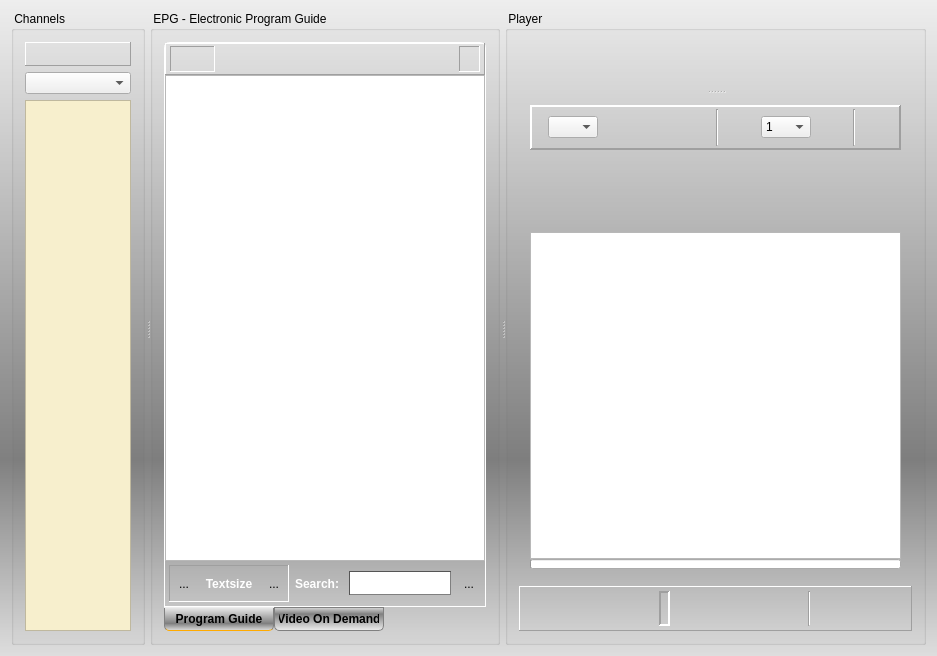
<?xml version="1.0" encoding="UTF-8"?>
<ui version="4.0">
 <class>Recorder</class>
 <widget class="QDialog" name="Recorder">
  <property name="geometry">
   <rect>
    <x>0</x>
    <y>0</y>
    <width>937</width>
    <height>656</height>
   </rect>
  </property>
  <property name="windowIcon">
   <iconset resource="../vlc-record.qrc">
    <normaloff>:/app/kartina</normaloff>:/app/kartina</iconset>
  </property>
  <property name="styleSheet">
   <string notr="true">QDialog#Recorder {
background-color: qlineargradient(spread:pad, x1:0, y1:0, x2:0, y2:1, stop:0 #eee, stop:0.7 grey, stop:1 #dedede);
}</string>
  </property>
  <property name="locale">
   <locale language="English" country="UnitedStates"/>
  </property>
  <layout class="QVBoxLayout" name="verticalLayout_3" stretch="0">
   <item>
    <widget class="QSplitter" name="vSplitterChanEpgPlay">
     <property name="styleSheet">
      <string notr="true">QSplitter#vSplitterChanEpgPlay::handle {
     image: url(:/png/v_split);
 }

 QSplitter#vSplitterChanEpgPlay::handle:horizontal {
     width: 5px;
 }

 QSplitter#vSplitterChanEpgPlay::handle:vertical {
     height: 5px;
 }

 QSplitter#vSplitterChanEpgPlay::handle:hover {
    image: url(:/png/v_split_hover);
 }

 QSplitter#vSplitterChanEpgPlay::handle:pressed {
    image: url(:/png/v_split_pressed);
 }
</string>
     </property>
     <property name="orientation">
      <enum>Qt::Horizontal</enum>
     </property>
     <widget class="QSplitter" name="vSplitterChanEpg">
      <property name="styleSheet">
       <string notr="true">QSplitter#vSplitterChanEpg::handle {
     image: url(:/png/v_split);
 }

 QSplitter#vSplitterChanEpg::handle:horizontal {
     width: 5px;
 }

 QSplitter#vSplitterChanEpg::handle:vertical {
     height: 5px;
 }

 QSplitter#vSplitterChanEpg::handle:hover {
    image: url(:/png/v_split_hover);
 }

 QSplitter#vSplitterChanEpg::handle:pressed {
    image: url(:/png/v_split_pressed);
 }
</string>
      </property>
      <property name="orientation">
       <enum>Qt::Horizontal</enum>
      </property>
      <widget class="QGroupBox" name="groupChannels">
       <property name="title">
        <string> Channels </string>
       </property>
       <layout class="QVBoxLayout" name="verticalLayout">
        <item>
         <widget class="QFrame" name="hFrameFav">
          <property name="contextMenuPolicy">
           <enum>Qt::DefaultContextMenu</enum>
          </property>
          <property name="styleSheet">
           <string notr="true">QFrame#hFrameFav {
background-color: qlineargradient(spread:pad, x1:0, y1:0, x2:0, y2:1, stop:0 #eee, 	stop:0.7 grey, stop:1 #dedede);
};</string>
          </property>
          <property name="frameShape">
           <enum>QFrame::Panel</enum>
          </property>
          <property name="frameShadow">
           <enum>QFrame::Raised</enum>
          </property>
          <layout class="QHBoxLayout" name="hLayoutFavFrame">
           <property name="spacing">
            <number>0</number>
           </property>
           <item>
            <spacer name="hSpacerLeft">
             <property name="orientation">
              <enum>Qt::Horizontal</enum>
             </property>
             <property name="sizeHint" stdset="0">
              <size>
               <width>40</width>
               <height>0</height>
              </size>
             </property>
            </spacer>
           </item>
           <item>
            <layout class="QGridLayout" name="gLayoutFav">
             <property name="spacing">
              <number>4</number>
             </property>
            </layout>
           </item>
           <item>
            <spacer name="hlSpacerRight">
             <property name="orientation">
              <enum>Qt::Horizontal</enum>
             </property>
             <property name="sizeHint" stdset="0">
              <size>
               <width>40</width>
               <height>0</height>
              </size>
             </property>
            </spacer>
           </item>
          </layout>
         </widget>
        </item>
        <item>
         <widget class="QComboBox" name="cbxChannelGroup">
          <property name="whatsThis">
           <string>Channel Group</string>
          </property>
         </widget>
        </item>
        <item>
         <widget class="QListView" name="channelList">
          <property name="contextMenuPolicy">
           <enum>Qt::CustomContextMenu</enum>
          </property>
          <property name="toolTip">
           <string/>
          </property>
          <property name="whatsThis">
           <string>Channel List</string>
          </property>
          <property name="styleSheet">
           <string notr="true">QListView#channelList {
show-decoration-selected: 1;
background-color: rgb(247, 239, 205);
}

QListView#channelList::item:selected {
background-color: rgb(255, 167, 26);
alternate-background-color: rgb(255, 167, 26);
}

QListView#channelList::item:hover {
background-color: rgb(255, 110, 14);
}
</string>
          </property>
          <property name="editTriggers">
           <set>QAbstractItemView::NoEditTriggers</set>
          </property>
          <property name="alternatingRowColors">
           <bool>true</bool>
          </property>
          <property name="iconSize">
           <size>
            <width>24</width>
            <height>24</height>
           </size>
          </property>
         </widget>
        </item>
       </layout>
      </widget>
      <widget class="QGroupBox" name="groupEPG">
       <property name="title">
        <string> EPG - Electronic Program Guide </string>
       </property>
       <layout class="QVBoxLayout" name="verticalLayout_4">
        <item>
         <widget class="QTabWidget" name="tabEpgVod">
          <property name="styleSheet">
           <string notr="true">QWidget#tabEpgVod {
  background-color: transparent;
}

QTabWidget::pane {
  border: 1px solid white;
  border-top-left-radius: 6px;
  border-top-right-radius: 6px;
}

QTabBar::tab {
  background-color: qlineargradient(spread:pad, x1:1, y1:1, x2:1, y2:0, stop:0 #eee, stop:0.7 grey, stop:1 #dedede);
  border: 1px solid gray;
  border-bottom-left-radius: 5px;
  border-bottom-right-radius: 5px;
  min-width: 100px;
  padding: 4px;
  font: bold;
}

QTabBar::tab:selected {
  background-color: qlineargradient(spread:pad, x1:0, y1:0, x2:0, y2:1, stop:0 #eee, stop:0.7 grey, stop:1 #dedede);
  border-top-color: #eee;
  border-bottom-color: #fa0;
}

QTabBar::tab:hover {
  border-top-color: #eee;
}
</string>
          </property>
          <property name="tabPosition">
           <enum>QTabWidget::South</enum>
          </property>
          <property name="currentIndex">
           <number>0</number>
          </property>
          <widget class="QWidget" name="epgTab">
           <property name="styleSheet">
            <string notr="true"/>
           </property>
           <attribute name="title">
            <string>Program Guide</string>
           </attribute>
           <layout class="QVBoxLayout" name="verticalLayout_6">
            <property name="spacing">
             <number>0</number>
            </property>
            <property name="margin">
             <number>0</number>
            </property>
            <item>
             <layout class="QVBoxLayout" name="verticalLayout_2">
              <property name="spacing">
               <number>0</number>
              </property>
              <item>
               <layout class="QHBoxLayout" name="hLayoutEpgNavi">
                <property name="spacing">
                 <number>0</number>
                </property>
               </layout>
              </item>
              <item>
               <widget class="QFrame" name="frameEpgCtrl">
                <property name="styleSheet">
                 <string notr="true">QFrame#frameEpgCtrl {
background-color: qlineargradient(spread:pad, x1:0, y1:0, x2:0, y2:1, stop:0 #eee, 	stop:0.7 grey, stop:1 #dedede);
};</string>
                </property>
                <property name="frameShape">
                 <enum>QFrame::Panel</enum>
                </property>
                <property name="frameShadow">
                 <enum>QFrame::Raised</enum>
                </property>
                <layout class="QHBoxLayout" name="horizontalLayout_5">
                 <property name="leftMargin">
                  <number>4</number>
                 </property>
                 <property name="topMargin">
                  <number>2</number>
                 </property>
                 <property name="rightMargin">
                  <number>4</number>
                 </property>
                 <property name="bottomMargin">
                  <number>2</number>
                 </property>
                 <item>
                  <widget class="QFrame" name="frameChan">
                   <property name="styleSheet">
                    <string notr="true"/>
                   </property>
                   <property name="frameShape">
                    <enum>QFrame::Panel</enum>
                   </property>
                   <property name="frameShadow">
                    <enum>QFrame::Sunken</enum>
                   </property>
                   <layout class="QHBoxLayout" name="horizontalLayout_3">
                    <property name="spacing">
                     <number>4</number>
                    </property>
                    <property name="leftMargin">
                     <number>4</number>
                    </property>
                    <property name="topMargin">
                     <number>0</number>
                    </property>
                    <property name="rightMargin">
                     <number>4</number>
                    </property>
                    <property name="bottomMargin">
                     <number>0</number>
                    </property>
                    <item>
                     <widget class="QLabel" name="labChanIcon">
                      <property name="minimumSize">
                       <size>
                        <width>24</width>
                        <height>24</height>
                       </size>
                      </property>
                      <property name="text">
                       <string/>
                      </property>
                     </widget>
                    </item>
                    <item>
                     <widget class="QLabel" name="labChanName">
                      <property name="styleSheet">
                       <string notr="true">QLabel#labChanName {
font-weight: bold;
color: white;
}</string>
                      </property>
                      <property name="text">
                       <string/>
                      </property>
                     </widget>
                    </item>
                   </layout>
                  </widget>
                 </item>
                 <item>
                  <spacer name="horizontalSpacer_2">
                   <property name="orientation">
                    <enum>Qt::Horizontal</enum>
                   </property>
                   <property name="sizeHint" stdset="0">
                    <size>
                     <width>40</width>
                     <height>20</height>
                    </size>
                   </property>
                  </spacer>
                 </item>
                 <item>
                  <widget class="QFrame" name="frameNavi">
                   <property name="frameShape">
                    <enum>QFrame::Panel</enum>
                   </property>
                   <property name="frameShadow">
                    <enum>QFrame::Sunken</enum>
                   </property>
                   <layout class="QHBoxLayout" name="horizontalLayout_4">
                    <property name="leftMargin">
                     <number>6</number>
                    </property>
                    <property name="topMargin">
                     <number>0</number>
                    </property>
                    <property name="rightMargin">
                     <number>6</number>
                    </property>
                    <property name="bottomMargin">
                     <number>0</number>
                    </property>
                    <item>
                     <widget class="QLabel" name="labCurrDay">
                      <property name="styleSheet">
                       <string notr="true">QLabel#labCurrDay {
font-weight: bold;
color: white;
}</string>
                      </property>
                      <property name="text">
                       <string/>
                      </property>
                     </widget>
                    </item>
                   </layout>
                  </widget>
                 </item>
                </layout>
               </widget>
              </item>
              <item>
               <widget class="CEpgBrowser" name="textEpg">
                <property name="styleSheet">
                 <string notr="true"/>
                </property>
                <property name="locale">
                 <locale language="English" country="UnitedStates"/>
                </property>
                <property name="frameShadow">
                 <enum>QFrame::Sunken</enum>
                </property>
                <property name="lineWidth">
                 <number>1</number>
                </property>
                <property name="openLinks">
                 <bool>false</bool>
                </property>
               </widget>
              </item>
              <item>
               <widget class="QFrame" name="frameSearch">
                <property name="minimumSize">
                 <size>
                  <width>0</width>
                  <height>45</height>
                 </size>
                </property>
                <property name="styleSheet">
                 <string notr="true">QFrame#frameSearch {
background-color: qlineargradient(spread:pad, x1:0, y1:0, x2:0, y2:1, stop:0 #ccc, 	stop:0.7 #555, stop:1 #bbb);
border-left: 1px solid #eee;
border-right: 1px solid #666;
border-bottom: 1px solid #666;
border-top: 0px;
};</string>
                </property>
                <property name="frameShape">
                 <enum>QFrame::NoFrame</enum>
                </property>
                <property name="frameShadow">
                 <enum>QFrame::Raised</enum>
                </property>
                <property name="lineWidth">
                 <number>1</number>
                </property>
                <layout class="QHBoxLayout" name="horizontalLayout_8">
                 <property name="margin">
                  <number>4</number>
                 </property>
                 <item>
                  <widget class="QFrame" name="frTextsize">
                   <property name="minimumSize">
                    <size>
                     <width>120</width>
                     <height>0</height>
                    </size>
                   </property>
                   <property name="frameShape">
                    <enum>QFrame::Panel</enum>
                   </property>
                   <property name="frameShadow">
                    <enum>QFrame::Sunken</enum>
                   </property>
                   <layout class="QHBoxLayout" name="horizontalLayout_9">
                    <property name="spacing">
                     <number>2</number>
                    </property>
                    <property name="margin">
                     <number>2</number>
                    </property>
                    <item>
                     <widget class="QToolButton" name="btnFontSmaller">
                      <property name="text">
                       <string>...</string>
                      </property>
                      <property name="icon">
                       <iconset resource="../vlc-record.qrc">
                        <normaloff>:/app/zoom-out</normaloff>:/app/zoom-out</iconset>
                      </property>
                      <property name="iconSize">
                       <size>
                        <width>16</width>
                        <height>16</height>
                       </size>
                      </property>
                      <property name="autoRaise">
                       <bool>true</bool>
                      </property>
                     </widget>
                    </item>
                    <item>
                     <widget class="QLabel" name="labTextSize">
                      <property name="styleSheet">
                       <string notr="true">QLabel#labTextSize {
font-weight: bold;
color: white;
}</string>
                      </property>
                      <property name="text">
                       <string>Textsize</string>
                      </property>
                      <property name="alignment">
                       <set>Qt::AlignCenter</set>
                      </property>
                     </widget>
                    </item>
                    <item>
                     <widget class="QToolButton" name="btnFontLarger">
                      <property name="text">
                       <string>...</string>
                      </property>
                      <property name="icon">
                       <iconset resource="../vlc-record.qrc">
                        <normaloff>:/app/zoom-in</normaloff>:/app/zoom-in</iconset>
                      </property>
                      <property name="iconSize">
                       <size>
                        <width>16</width>
                        <height>16</height>
                       </size>
                      </property>
                      <property name="autoRaise">
                       <bool>true</bool>
                      </property>
                     </widget>
                    </item>
                   </layout>
                  </widget>
                 </item>
                 <item>
                  <widget class="QLabel" name="labSearch">
                   <property name="styleSheet">
                    <string notr="true">QLabel#labSearch {
font-weight: bold;
color: white;
}</string>
                   </property>
                   <property name="text">
                    <string>Search: </string>
                   </property>
                  </widget>
                 </item>
                 <item>
                  <widget class="QLineEdit" name="lineSearch">
                   <property name="minimumSize">
                    <size>
                     <width>100</width>
                     <height>24</height>
                    </size>
                   </property>
                   <property name="styleSheet">
                    <string notr="true">QLineEdit#lineSearch {
  color: #800;   
  font: bold;
   background-image: url(:/app/search);
   background-repeat: no-repeat;
   background-position: LEFT;
   border: 1px inset;
   border-color: #555;
 }</string>
                   </property>
                  </widget>
                 </item>
                 <item>
                  <widget class="QToolButton" name="btnSearch">
                   <property name="text">
                    <string>...</string>
                   </property>
                   <property name="icon">
                    <iconset resource="../vlc-record.qrc">
                     <normaloff>:/app/find</normaloff>:/app/find</iconset>
                   </property>
                   <property name="iconSize">
                    <size>
                     <width>24</width>
                     <height>24</height>
                    </size>
                   </property>
                   <property name="autoRaise">
                    <bool>true</bool>
                   </property>
                  </widget>
                 </item>
                </layout>
               </widget>
              </item>
             </layout>
            </item>
           </layout>
          </widget>
          <widget class="QWidget" name="vodTab">
           <property name="styleSheet">
            <string notr="true"/>
           </property>
           <attribute name="title">
            <string>Video On Demand</string>
           </attribute>
           <layout class="QVBoxLayout" name="verticalLayout_7">
            <item>
             <layout class="QGridLayout" name="gridLayout" columnstretch="0,10,10,0">
              <item row="0" column="0">
               <widget class="QLabel" name="labGenre">
                <property name="text">
                 <string>Genre: </string>
                </property>
               </widget>
              </item>
              <item row="0" column="1" colspan="2">
               <widget class="QComboBox" name="cbxGenre"/>
              </item>
              <item row="1" column="0">
               <widget class="QLabel" name="labVodSearch">
                <property name="styleSheet">
                 <string notr="true">QLabel#labSearch {
font-weight: bold;
color: white;
}</string>
                </property>
                <property name="text">
                 <string>Search: </string>
                </property>
               </widget>
              </item>
              <item row="1" column="1">
               <widget class="QLineEdit" name="lineVodSearch">
                <property name="minimumSize">
                 <size>
                  <width>100</width>
                  <height>24</height>
                 </size>
                </property>
                <property name="styleSheet">
                 <string notr="true">QLineEdit#lineVodSearch {
  color: #800;   
  font: bold;
   background-image: url(:/app/search);
   background-repeat: no-repeat;
   background-position: LEFT;
   border: 1px inset;
   border-color: #555;
 }</string>
                </property>
               </widget>
              </item>
              <item row="1" column="2">
               <widget class="QComboBox" name="cbxSearchArea"/>
              </item>
              <item row="1" column="3">
               <widget class="QToolButton" name="btnVodSearch">
                <property name="text">
                 <string>...</string>
                </property>
                <property name="icon">
                 <iconset resource="../vlc-record.qrc">
                  <normaloff>:/app/find</normaloff>:/app/find</iconset>
                </property>
                <property name="iconSize">
                 <size>
                  <width>24</width>
                  <height>24</height>
                 </size>
                </property>
                <property name="autoRaise">
                 <bool>true</bool>
                </property>
               </widget>
              </item>
             </layout>
            </item>
            <item>
             <widget class="CVodBrowser" name="vodBrowser">
              <property name="openLinks">
               <bool>false</bool>
              </property>
             </widget>
            </item>
           </layout>
          </widget>
         </widget>
        </item>
       </layout>
      </widget>
     </widget>
     <widget class="QGroupBox" name="groupPlayer">
      <property name="title">
       <string> Player </string>
      </property>
      <layout class="QVBoxLayout" name="verticalLayout_5">
       <item>
        <widget class="QSplitter" name="hSplitterPlayer">
         <property name="styleSheet">
          <string notr="true">QSplitter#hSplitterPlayer::handle {
   image: url(:/png/h_split);
}

QSplitter#hSplitterPlayer::handle:horizontal {
   width: 5px;
}

QSplitter#hSplitterPlayer::handle:vertical {
   height: 5px;
}

QSplitter#hSplitterPlayer::handle:hover {
   image: url(:/png/h_split_hover);
}

QSplitter#hSplitterPlayer::handle:pressed {
   image: url(:/png/h_split_pressed);
}
</string>
         </property>
         <property name="orientation">
          <enum>Qt::Vertical</enum>
         </property>
         <widget class="CPlayer" name="player" native="true"/>
         <widget class="QWidget" name="layoutWidget">
          <layout class="QVBoxLayout" name="vLayoutPlayInfo" stretch="0,20,80,0">
           <property name="spacing">
            <number>0</number>
           </property>
           <item>
            <widget class="QFrame" name="frameTimerInfo">
             <property name="minimumSize">
              <size>
               <width>0</width>
               <height>45</height>
              </size>
             </property>
             <property name="styleSheet">
              <string notr="true">QFrame#frameTimerInfo {
background-color: qlineargradient(spread:pad, x1:0, y1:0, x2:0, y2:1, stop:0 #ccc, 	stop:0.7 #555, stop:1 #bbb);
border-left: 1px solid #eee;
border-right: 1px solid #666;
border-bottom: 1px solid #666;
border-top: 0px;
};</string>
             </property>
             <property name="frameShape">
              <enum>QFrame::Panel</enum>
             </property>
             <property name="frameShadow">
              <enum>QFrame::Raised</enum>
             </property>
             <property name="lineWidth">
              <number>2</number>
             </property>
             <layout class="QHBoxLayout" name="horizontalLayout_2">
              <property name="spacing">
               <number>4</number>
              </property>
              <property name="leftMargin">
               <number>5</number>
              </property>
              <property name="topMargin">
               <number>2</number>
              </property>
              <property name="rightMargin">
               <number>5</number>
              </property>
              <property name="bottomMargin">
               <number>2</number>
              </property>
              <item>
               <widget class="QLabel" name="label">
                <property name="text">
                 <string/>
                </property>
                <property name="pixmap">
                 <pixmap resource="../vlc-record.qrc">:/app/time</pixmap>
                </property>
               </widget>
              </item>
              <item>
               <widget class="QComboBox" name="cbxTimeShift">
                <property name="minimumSize">
                 <size>
                  <width>50</width>
                  <height>0</height>
                 </size>
                </property>
                <property name="maximumSize">
                 <size>
                  <width>16777215</width>
                  <height>16777215</height>
                 </size>
                </property>
                <property name="toolTip">
                 <string>Set TimeShift in hours.</string>
                </property>
                <property name="whatsThis">
                 <string>TimeShift Selector</string>
                </property>
               </widget>
              </item>
              <item>
               <spacer name="horizontalSpacer_4">
                <property name="orientation">
                 <enum>Qt::Horizontal</enum>
                </property>
                <property name="sizeHint" stdset="0">
                 <size>
                  <width>40</width>
                  <height>20</height>
                 </size>
                </property>
               </spacer>
              </item>
              <item>
               <widget class="QPushButton" name="pushPlay">
                <property name="maximumSize">
                 <size>
                  <width>34</width>
                  <height>34</height>
                 </size>
                </property>
                <property name="toolTip">
                 <string>Play selected Channel</string>
                </property>
                <property name="text">
                 <string/>
                </property>
                <property name="icon">
                 <iconset resource="../vlc-record.qrc">
                  <normaloff>:/app/play</normaloff>:/app/play</iconset>
                </property>
                <property name="iconSize">
                 <size>
                  <width>32</width>
                  <height>32</height>
                 </size>
                </property>
                <property name="autoDefault">
                 <bool>false</bool>
                </property>
                <property name="flat">
                 <bool>true</bool>
                </property>
               </widget>
              </item>
              <item>
               <widget class="QPushButton" name="pushRecord">
                <property name="maximumSize">
                 <size>
                  <width>34</width>
                  <height>34</height>
                 </size>
                </property>
                <property name="toolTip">
                 <string>Record selected Channel</string>
                </property>
                <property name="text">
                 <string/>
                </property>
                <property name="icon">
                 <iconset resource="../vlc-record.qrc">
                  <normaloff>:/app/record</normaloff>:/app/record</iconset>
                </property>
                <property name="iconSize">
                 <size>
                  <width>32</width>
                  <height>32</height>
                 </size>
                </property>
                <property name="autoDefault">
                 <bool>false</bool>
                </property>
                <property name="flat">
                 <bool>true</bool>
                </property>
               </widget>
              </item>
              <item>
               <widget class="QPushButton" name="pushStop">
                <property name="enabled">
                 <bool>false</bool>
                </property>
                <property name="minimumSize">
                 <size>
                  <width>0</width>
                  <height>0</height>
                 </size>
                </property>
                <property name="maximumSize">
                 <size>
                  <width>34</width>
                  <height>34</height>
                 </size>
                </property>
                <property name="toolTip">
                 <string>Stop VLC ...</string>
                </property>
                <property name="text">
                 <string/>
                </property>
                <property name="icon">
                 <iconset resource="../vlc-record.qrc">
                  <normaloff>:/app/stop</normaloff>:/app/stop</iconset>
                </property>
                <property name="iconSize">
                 <size>
                  <width>32</width>
                  <height>32</height>
                 </size>
                </property>
                <property name="autoDefault">
                 <bool>false</bool>
                </property>
                <property name="flat">
                 <bool>true</bool>
                </property>
               </widget>
              </item>
              <item>
               <widget class="Line" name="line_3">
                <property name="orientation">
                 <enum>Qt::Vertical</enum>
                </property>
               </widget>
              </item>
              <item>
               <widget class="QPushButton" name="pushBwd">
                <property name="enabled">
                 <bool>false</bool>
                </property>
                <property name="maximumSize">
                 <size>
                  <width>34</width>
                  <height>34</height>
                 </size>
                </property>
                <property name="toolTip">
                 <string>Jump Backward</string>
                </property>
                <property name="text">
                 <string/>
                </property>
                <property name="icon">
                 <iconset resource="../vlc-record.qrc">
                  <normaloff>:/app/bwd</normaloff>:/app/bwd</iconset>
                </property>
                <property name="iconSize">
                 <size>
                  <width>32</width>
                  <height>32</height>
                 </size>
                </property>
                <property name="flat">
                 <bool>true</bool>
                </property>
               </widget>
              </item>
              <item>
               <widget class="QComboBox" name="cbxTimeJumpVal">
                <property name="minimumSize">
                 <size>
                  <width>50</width>
                  <height>0</height>
                 </size>
                </property>
                <property name="toolTip">
                 <string>Time Jump Value in minutes</string>
                </property>
                <item>
                 <property name="text">
                  <string>1</string>
                 </property>
                </item>
                <item>
                 <property name="text">
                  <string>2</string>
                 </property>
                </item>
                <item>
                 <property name="text">
                  <string>3</string>
                 </property>
                </item>
                <item>
                 <property name="text">
                  <string>4</string>
                 </property>
                </item>
                <item>
                 <property name="text">
                  <string>5</string>
                 </property>
                </item>
                <item>
                 <property name="text">
                  <string>10</string>
                 </property>
                </item>
               </widget>
              </item>
              <item>
               <widget class="QPushButton" name="pushFwd">
                <property name="enabled">
                 <bool>false</bool>
                </property>
                <property name="maximumSize">
                 <size>
                  <width>34</width>
                  <height>34</height>
                 </size>
                </property>
                <property name="toolTip">
                 <string>Jump Forward</string>
                </property>
                <property name="text">
                 <string/>
                </property>
                <property name="icon">
                 <iconset resource="../vlc-record.qrc">
                  <normaloff>:/app/fwd</normaloff>:/app/fwd</iconset>
                </property>
                <property name="iconSize">
                 <size>
                  <width>32</width>
                  <height>32</height>
                 </size>
                </property>
                <property name="flat">
                 <bool>true</bool>
                </property>
               </widget>
              </item>
              <item>
               <widget class="Line" name="line_2">
                <property name="orientation">
                 <enum>Qt::Vertical</enum>
                </property>
               </widget>
              </item>
              <item>
               <widget class="QPushButton" name="pushTimerRec">
                <property name="maximumSize">
                 <size>
                  <width>34</width>
                  <height>34</height>
                 </size>
                </property>
                <property name="toolTip">
                 <string>Timer Record</string>
                </property>
                <property name="text">
                 <string/>
                </property>
                <property name="icon">
                 <iconset resource="../vlc-record.qrc">
                  <normaloff>:/app/timerrec</normaloff>:/app/timerrec</iconset>
                </property>
                <property name="iconSize">
                 <size>
                  <width>32</width>
                  <height>32</height>
                 </size>
                </property>
                <property name="autoDefault">
                 <bool>false</bool>
                </property>
                <property name="flat">
                 <bool>true</bool>
                </property>
               </widget>
              </item>
             </layout>
            </widget>
           </item>
           <item>
            <spacer name="verticalSpacer">
             <property name="orientation">
              <enum>Qt::Vertical</enum>
             </property>
             <property name="sizeHint" stdset="0">
              <size>
               <width>20</width>
               <height>40</height>
              </size>
             </property>
            </spacer>
           </item>
           <item>
            <widget class="CEpgBrowser" name="textEpgShort">
             <property name="whatsThis">
              <string>Short EPG</string>
             </property>
            </widget>
           </item>
           <item>
            <widget class="QProgressBar" name="progressBar">
             <property name="minimumSize">
              <size>
               <width>0</width>
               <height>10</height>
              </size>
             </property>
             <property name="maximumSize">
              <size>
               <width>16777215</width>
               <height>10</height>
              </size>
             </property>
             <property name="whatsThis">
              <string>Time Progress for played programm</string>
             </property>
             <property name="value">
              <number>0</number>
             </property>
             <property name="textVisible">
              <bool>false</bool>
             </property>
            </widget>
           </item>
          </layout>
         </widget>
        </widget>
       </item>
       <item>
        <widget class="QFrame" name="frameProgBtns">
         <property name="minimumSize">
          <size>
           <width>0</width>
           <height>45</height>
          </size>
         </property>
         <property name="styleSheet">
          <string notr="true">QFrame#frameProgBtns {
background-color: qlineargradient(spread:pad, x1:0, y1:0, x2:0, y2:1, stop:0 #ccc, 	stop:0.7 #555, stop:1 #bbb);
border-left: 1px solid #eee;
border-right: 1px solid #666;
border-bottom: 1px solid #666;
border-top: 0px;
};</string>
         </property>
         <property name="frameShape">
          <enum>QFrame::Panel</enum>
         </property>
         <property name="frameShadow">
          <enum>QFrame::Raised</enum>
         </property>
         <property name="lineWidth">
          <number>1</number>
         </property>
         <layout class="QHBoxLayout" name="horizontalLayout">
          <property name="spacing">
           <number>4</number>
          </property>
          <property name="margin">
           <number>4</number>
          </property>
          <item>
           <spacer name="horizontalSpacer">
            <property name="orientation">
             <enum>Qt::Horizontal</enum>
            </property>
            <property name="sizeHint" stdset="0">
             <size>
              <width>40</width>
              <height>20</height>
             </size>
            </property>
           </spacer>
          </item>
          <item>
           <widget class="CLCDDisplay" name="labState">
            <property name="frameShape">
             <enum>QFrame::Panel</enum>
            </property>
            <property name="frameShadow">
             <enum>QFrame::Sunken</enum>
            </property>
            <property name="lineWidth">
             <number>2</number>
            </property>
            <property name="text">
             <string/>
            </property>
            <property name="pixmap">
             <pixmap resource="../lcd.qrc">:/lcd/blank</pixmap>
            </property>
            <property name="alignment">
             <set>Qt::AlignRight|Qt::AlignTrailing|Qt::AlignVCenter</set>
            </property>
           </widget>
          </item>
          <item>
           <spacer name="horizontalSpacer_3">
            <property name="orientation">
             <enum>Qt::Horizontal</enum>
            </property>
            <property name="sizeHint" stdset="0">
             <size>
              <width>40</width>
              <height>20</height>
             </size>
            </property>
           </spacer>
          </item>
          <item>
           <widget class="Line" name="line">
            <property name="orientation">
             <enum>Qt::Vertical</enum>
            </property>
           </widget>
          </item>
          <item>
           <widget class="QPushButton" name="pushSettings">
            <property name="minimumSize">
             <size>
              <width>28</width>
              <height>28</height>
             </size>
            </property>
            <property name="maximumSize">
             <size>
              <width>28</width>
              <height>28</height>
             </size>
            </property>
            <property name="toolTip">
             <string>Settings</string>
            </property>
            <property name="text">
             <string/>
            </property>
            <property name="icon">
             <iconset resource="../vlc-record.qrc">
              <normaloff>:/app/settings</normaloff>:/app/settings</iconset>
            </property>
            <property name="iconSize">
             <size>
              <width>24</width>
              <height>24</height>
             </size>
            </property>
            <property name="autoDefault">
             <bool>false</bool>
            </property>
            <property name="flat">
             <bool>true</bool>
            </property>
           </widget>
          </item>
          <item>
           <widget class="QPushButton" name="pushAbout">
            <property name="minimumSize">
             <size>
              <width>28</width>
              <height>28</height>
             </size>
            </property>
            <property name="maximumSize">
             <size>
              <width>28</width>
              <height>28</height>
             </size>
            </property>
            <property name="toolTip">
             <string>About ...</string>
            </property>
            <property name="text">
             <string/>
            </property>
            <property name="icon">
             <iconset resource="../vlc-record.qrc">
              <normaloff>:/app/info</normaloff>:/app/info</iconset>
            </property>
            <property name="iconSize">
             <size>
              <width>24</width>
              <height>24</height>
             </size>
            </property>
            <property name="autoDefault">
             <bool>false</bool>
            </property>
            <property name="flat">
             <bool>true</bool>
            </property>
           </widget>
          </item>
          <item>
           <widget class="QPushButton" name="pushQuit">
            <property name="minimumSize">
             <size>
              <width>28</width>
              <height>28</height>
             </size>
            </property>
            <property name="maximumSize">
             <size>
              <width>28</width>
              <height>28</height>
             </size>
            </property>
            <property name="toolTip">
             <string>Quit</string>
            </property>
            <property name="text">
             <string/>
            </property>
            <property name="icon">
             <iconset resource="../vlc-record.qrc">
              <normaloff>:/app/quit</normaloff>:/app/quit</iconset>
            </property>
            <property name="iconSize">
             <size>
              <width>24</width>
              <height>24</height>
             </size>
            </property>
            <property name="autoDefault">
             <bool>false</bool>
            </property>
            <property name="flat">
             <bool>true</bool>
            </property>
           </widget>
          </item>
         </layout>
        </widget>
       </item>
      </layout>
     </widget>
    </widget>
   </item>
  </layout>
 </widget>
 <layoutdefault spacing="6" margin="11"/>
 <customwidgets>
  <customwidget>
   <class>CEpgBrowser</class>
   <extends>QTextBrowser</extends>
   <header>cepgbrowser.h</header>
  </customwidget>
  <customwidget>
   <class>CLCDDisplay</class>
   <extends>QLabel</extends>
   <header>clcddisplay.h</header>
  </customwidget>
  <customwidget>
   <class>CVodBrowser</class>
   <extends>QTextBrowser</extends>
   <header>cvodbrowser.h</header>
  </customwidget>
  <customwidget>
   <class>CPlayer</class>
   <extends>QWidget</extends>
   <header>cplayer.h</header>
   <container>1</container>
  </customwidget>
 </customwidgets>
 <tabstops>
  <tabstop>cbxChannelGroup</tabstop>
  <tabstop>channelList</tabstop>
  <tabstop>textEpg</tabstop>
 </tabstops>
 <resources>
  <include location="../lcd.qrc"/>
  <include location="../vlc-record.qrc"/>
 </resources>
 <connections>
  <connection>
   <sender>pushQuit</sender>
   <signal>clicked()</signal>
   <receiver>Recorder</receiver>
   <slot>close()</slot>
   <hints>
    <hint type="sourcelabel">
     <x>912</x>
     <y>626</y>
    </hint>
    <hint type="destinationlabel">
     <x>603</x>
     <y>432</y>
    </hint>
   </hints>
  </connection>
 </connections>
</ui>
